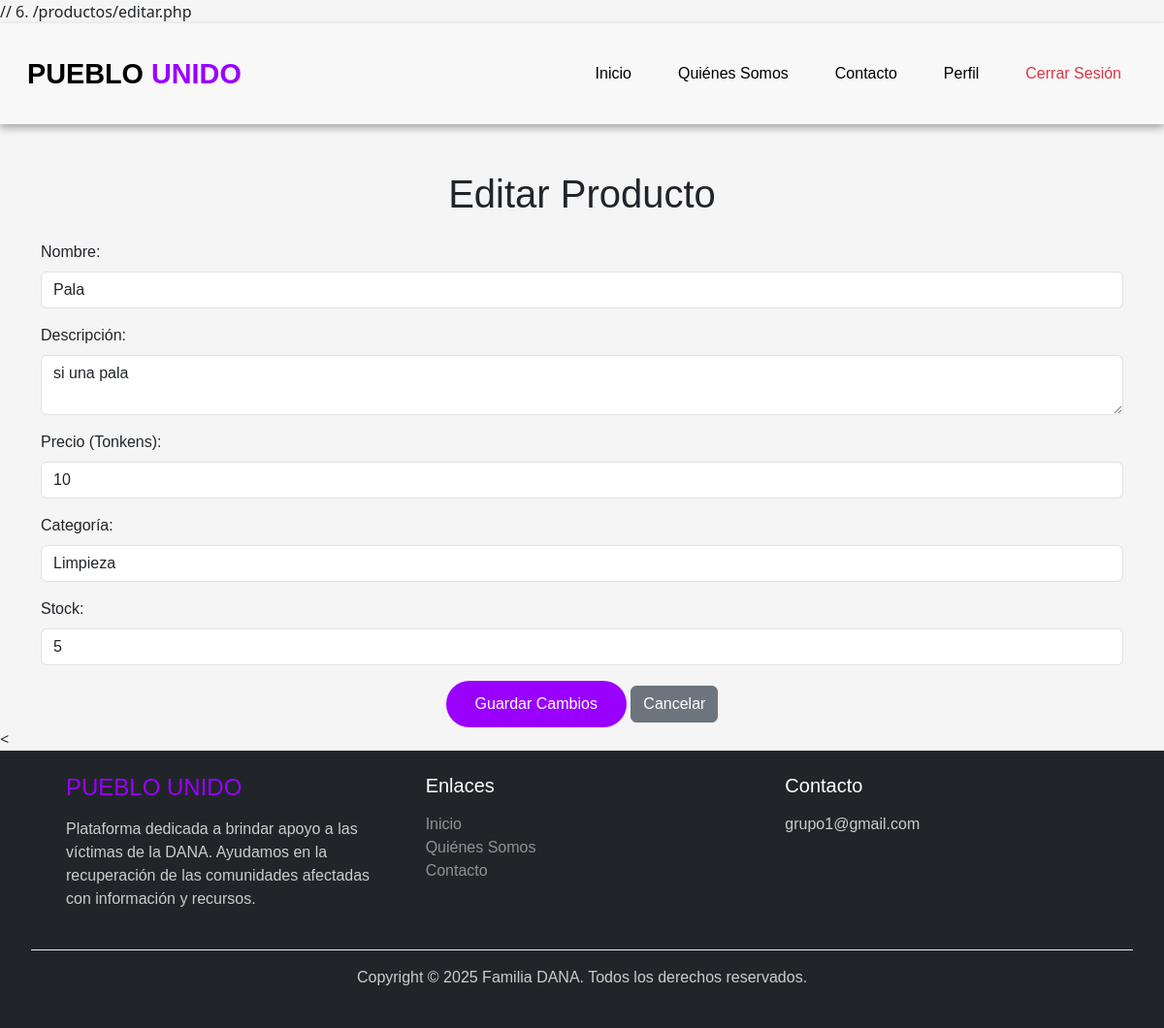
Page /productos/editar.php?id=2 (signed in) on the committed database.
### tables this page shows
CREATE TABLE `productos` (
  `id` int(11) NOT NULL AUTO_INCREMENT,
  `usuario_id` int(11) NOT NULL,
  `nombre` varchar(100) NOT NULL,
  `descripcion` text NOT NULL,
  `precio_tonkens` int(11) NOT NULL,
  `categoria` enum('alimentos','limpieza','bricolaje','transporte') NOT NULL,
  `stock` int(11) NOT NULL DEFAULT 1,
  PRIMARY KEY (`id`),
  KEY `usuario_id` (`usuario_id`),
  CONSTRAINT `productos_ibfk_1` FOREIGN KEY (`usuario_id`) REFERENCES `usuarios` (`id`) ON DELETE CASCADE
);

### productos/editar.php (the view, shortened to what this page needs)
<?php
include '../includes/db.php';
include '../includes/header.php';
$id = $_GET['id'];
$query = $conexion->prepare("SELECT * FROM productos WHERE id = ?");
$query->bind_param("i", $id);
$query->execute();
$resultado = $query->get_result();
$producto = $resultado->fetch_assoc();
?>
<div class="container mt-5">
    <h1 class="text-center mb-4">Editar Producto</h1>
    <form method="POST">
        <div class="mb-3">
            <label for="nombre" class="form-label">Nombre:</label>
            <input type="text" id="nombre" name="nombre" class="form-control" value="<?php echo htmlspecialchars($producto['nombre'], ENT_QUOTES, 'UTF-8'); ?>" required>
        </div>
        <div class="mb-3">
            <label for="descripcion" class="form-label">Descripción:</label>
            <textarea id="descripcion" name="descripcion" class="form-control" required><?php echo htmlspecialchars($producto['descripcion'], ENT_QUOTES, 'UTF-8'); ?></textarea>
        </div>
        <div class="mb-3">
            <label for="precio_tonkens" class="form-label">Precio (Tonkens):</label>
            <input type="number" id="precio_tonkens" name="precio_tonkens" class="form-control" step="0.01" value="<?php echo htmlspecialchars($producto['precio_tonkens'], ENT_QUOTES, 'UTF-8'); ?>" required>
        </div>
        <div class="mb-3">
            <label for="categoria" class="form-label">Categoría:</label>
            <select id="categoria" name="categoria" class="form-control" required>
                <option value="limpieza" <?php echo $producto['categoria'] === 'limpieza' ? 'selected' : ''; ?>>Limpieza</option>
            </select>
        </div>
        <div class="mb-3">
            <label for="stock" class="form-label">Stock:</label>
            <input type="number" id="stock" name="stock" class="form-control" min="1" value="<?php echo htmlspecialchars($producto['stock'], ENT_QUOTES, 'UTF-8'); ?>" required>
        </div>
        <div class="text-center">
            <button type="submit" class="btn btn-primary">Guardar Cambios</button>
            <a href="index.php" class="btn btn-secondary">Cancelar</a>
        </div>
    </form>
</div>
<?php include '../includes/footer.php'; ?>

### css/style.css (style rules this page uses)
* { margin: 0; padding: 0; box-sizing: border-box; font-family: Arial, sans-serif; }
html, body { height: 100%; margin: 0; background-color: #f5f5f5; display: flex; flex-direction: column; }
body { display: flex; flex-direction: column; min-height: 100vh; }
.btn-primary, .carousel-caption .btn { background-color: #9900ff; color: white; border: none; padding: 12px 30px; border-radius: 50px; transition: 0.3s ease; }

### rows in the picture
productos: nombre "Pala", descripcion "si una pala", precio_tonkens "10", categoria "Limpieza", stock "5"
